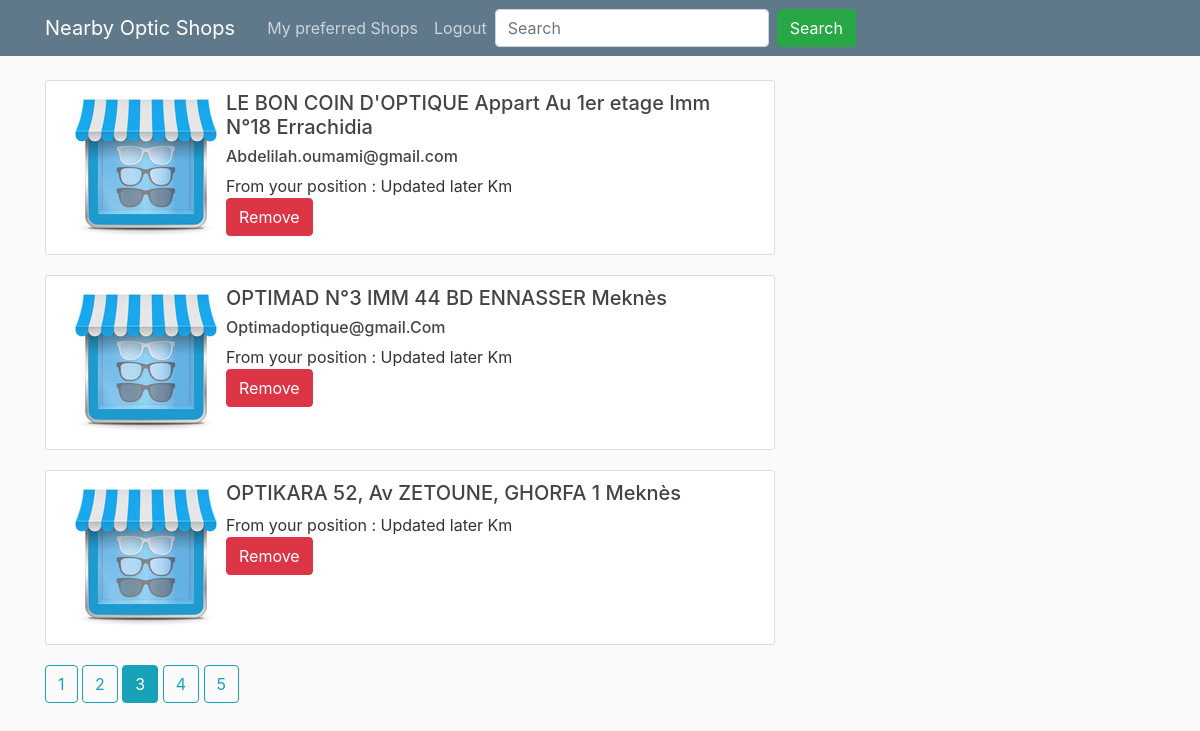
Page /PreferredShops?page=3 (signed in) on the committed database.
### shops_app/models.py (models this page shows, shortened)
class my_preferred_shops(db.Model):
	id = db.Column(db.Integer, primary_key=True)
	name = db.Column(db.String(30), nullable=False)
	address = db.Column(db.String(160), nullable=False)
	city = db.Column(db.String(16))
	email = db.Column(db.String(120))
	user_id = db.Column(db.Integer, db.ForeignKey('user.id'), nullable=False)

### shops_app/routes.py (the view)
@app.route('/PreferredShops')
def Preferred_Shops():
	page = request.args.get('page', 1, type=int)
	Shops = my_preferred_shops.query.filter_by(user_id=current_user.id).paginate(page=page, per_page=3)
	return render_template('my_preferred_shops.html',title='Preferred Shops',Shops=Shops)

### shops_app/models.py (called while the page is built)
@login_manager.user_loader
def load_user(user_id):
	return User.query.get(int(user_id))

### shops_app/templates/my_preferred_shops.html
{% extends 'layout.html' %}
{% block content %}
    {% for item in Shops.items%}
        <div class="media content-section">
            <img class="rounded mx-auto d-block" src="{{url_for('static',filename='picture/shop1.png')}}" alt="Generic placeholder image">
            <div class="media-body">
                <h5 class="mt-0">{{item.name}} {{item.address}} {{item.city}} </h5>
                    <div>
                        <h6 class="mt-0"> {{item.email}} </h6>
                    </div>
                    From your position : Updated later Km
              <div>
                  <a href="{{ url_for('Remove', removed_id=item.id) }}">
                      <button type="button" class="btn btn-danger">Remove</button>
                  </a>
              </div>
            </div>
        </div>
    {% endfor %}
    {% for num_page in Shops.iter_pages(left_edge=1,right_edge=1,left_current=1,right_current=2) %}
            {% if num_page %}
                {%if Shops.page == num_page %}
                    <a class="btn btn-info mb-4" href="{{url_for('Preferred_Shops',page=num_page)}}">{{ num_page }}</a>
                {% else %}
                    <a class="btn btn-outline-info mb-4" href="{{url_for('Preferred_Shops',page=num_page)}}">{{ num_page }}</a>
                {% endif %}
            {% else %}
                ...
            {% endif %}
    {% endfor %}
{% endblock content %}

### shops_app/static/main.css (style rules this page uses)
body { background: #fafafa; color: #333333; margin-top: 5rem; }
h1, h2, h3, h4, h5, h6 { color: #444444; }
.content-section { background: #ffffff; padding: 10px 20px; border: 1px solid #dddddd; border-radius: 3px; margin-bottom: 20px; }

### rows in the picture
my_preferred_shops: name "LE BON COIN D'OPTIQUE", address "Appart Au 1er etage Imm N°18", city "Errachidia", email "Abdelilah.oumami@gmail.com"
my_preferred_shops: name "OPTIMAD", address "N°3 IMM 44 BD ENNASSER", city "Meknès", email "Optimadoptique@gmail.Com"
my_preferred_shops: name "OPTIKARA", address "52, Av ZETOUNE, GHORFA 1", city "Meknès"

### other values in the picture
{{ num_page }} "1" "2" "4" "5"
{{ num_page }} "3"
